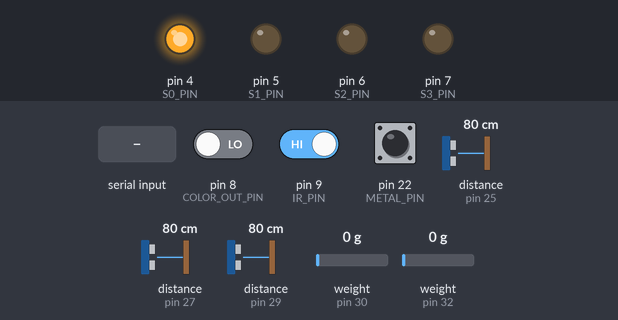
Recording of a program running on a simulated Arduino Mega 2560, built with avr-gcc and run on an emulated ATmega2560. Parts: output pins drawn as LEDs (lit = HIGH). The inputs (shaded band) are chosen by the test bench; at power-on: pin 8 (COLOR_OUT_PIN) LOW, pin 9 (IR_PIN) HIGH, pin 22 (METAL_PIN) HIGH, distance to the obstacle (sensors on pin 25, pin 27, pin 29) 80 cm, weight on the scale (sensors on pin 30, pin 32) 0 g. The echo pulse lasts 58.3 µs per cm; pins used as bus, display or sensor lines are not drawn; what the program prints to the serial monitor is not drawn.

Above: at 1.2 s.
1.3 s: "telemetry\n" received over Serial
At 1.49 s:
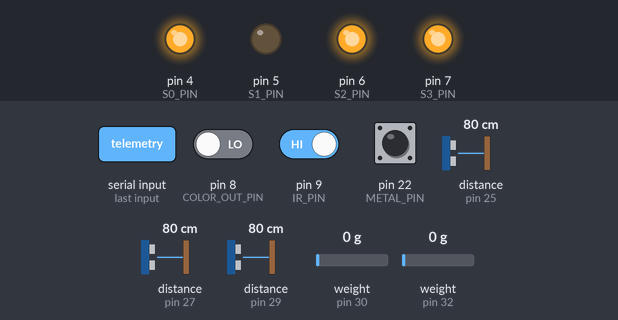
At 2.6 s:
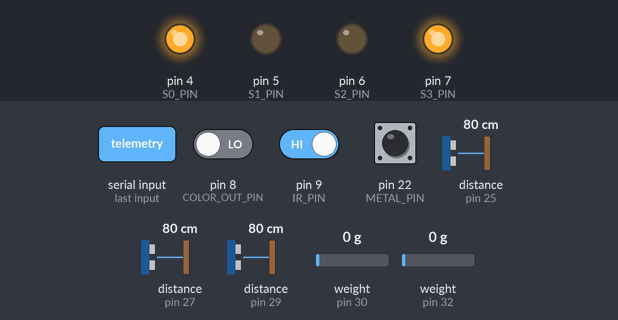
11.7 s: byte 67 ('C') received over Serial
Timing chart, 0 to 21.7 s (numbered marks = the images above; inputs shaded):
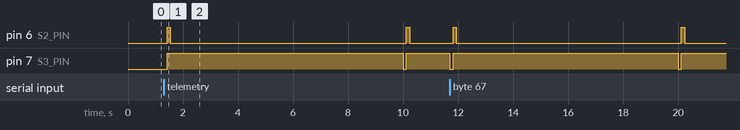

Measured:
- after the input at 1.3 s, pin 7 (S3_PIN): LOW → HIGH after 0.12 s instead of 8.8 s
- by itself, pin 6 (S2_PIN): alternates HIGH for 0.12 s and LOW for 8.2 s

The program:

main.cpp
```cpp
#include <Arduino.h>
#include <ArduinoJson.h>
#include <HX711.h>
#include "config.h"
#include <math.h>

HX711 organicScale, recyclableScale;
char piLine[640];size_t piLength=0;bool piDiscard=false;
char output[1900];StaticJsonDocument<2048> packet;
unsigned long objectNumber=0, lastSnapshot=0, waitStarted=0, lastPresence=0, lastHello=0, lastPiContact=0;
bool piSeen=false;
bool pending=false,present=false;char objectId[48];char piSession[17]={0};
struct Sample {int ir;unsigned long pulse[3];float distance,organicDistance,recyclableDistance,organicWeight,recyclableWeight;bool metal;};
Sample sample;
uint32_t crc32(const char *s){uint32_t c=0xffffffff;while(*s){c^=(uint8_t)*s++;for(int i=0;i<8;i++)c=(c>>1)^((c&1)?0xedb88320:0);}return c^0xffffffff;}
float distanceCm(int trig,int echo){if(trig<0||echo<0)return NAN;digitalWrite(trig,LOW);delayMicroseconds(2);digitalWrite(trig,HIGH);delayMicroseconds(10);digitalWrite(trig,LOW);unsigned long t=pulseIn(echo,HIGH,25000);return t?t*0.0343f/2:NAN;}
unsigned long colorPulse(bool s2,bool s3){digitalWrite(S2_PIN,s2);digitalWrite(S3_PIN,s3);delay(20);return pulseIn(COLOR_OUT_PIN,LOW,100000);}
float weight(HX711 &scale,int pin,float factor){if(pin<0||factor==0||!scale.is_ready())return NAN;float value=scale.get_units(1);return value>=0?value:NAN;}
void acquire(){sample.ir=digitalRead(IR_PIN);sample.pulse[0]=colorPulse(LOW,LOW);sample.pulse[1]=colorPulse(HIGH,HIGH);sample.pulse[2]=colorPulse(LOW,HIGH);sample.metal=METAL_PIN>=0&&(digitalRead(METAL_PIN)==(METAL_ACTIVE_LOW?LOW:HIGH));sample.distance=distanceCm(OBJECT_TRIG,OBJECT_ECHO);delay(30);sample.organicDistance=distanceCm(ORGANIC_TRIG,ORGANIC_ECHO);delay(30);sample.recyclableDistance=distanceCm(RECYCLABLE_TRIG,RECYCLABLE_ECHO);sample.organicWeight=weight(organicScale,ORGANIC_HX_DT,ORGANIC_SCALE);sample.recyclableWeight=weight(recyclableScale,RECYCLABLE_HX_DT,RECYCLABLE_SCALE);}
void nullable(JsonObject d,const char *key,float value){if(isnan(value))d[key]=nullptr;else d[key]=value;}
float occupancy(float d,float empty,float full){return !isnan(d)&&empty>full&&full>0?constrain(100.0f*(empty-d)/(empty-full),0.0f,100.0f):NAN;}
const char *sensorClass(){if(METAL_PIN>=0&&sample.metal)return "reciclavel";if(!SENSOR_RULES_VALIDATED)return "indefinido";for(int i=0;i<3;i++)if(!sample.pulse[i]||!ORGANIC_MIN_PULSE[i])return "indefinido";if(sample.ir==(IR_RECYCLABLE_IS_LOW?LOW:HIGH))return "reciclavel";return sample.pulse[0]>ORGANIC_MIN_PULSE[0]&&sample.pulse[1]>ORGANIC_MIN_PULSE[1]&&sample.pulse[2]>ORGANIC_MIN_PULSE[2]?"organico":"reciclavel";}
void createPacket(const char *type){packet.clear();packet["schema_version"]=1;packet["type"]=type;if(!strcmp(type,"telemetry"))packet["raspberry_serial_online"]=piSeen&&millis()-lastPiContact<45000;JsonObject d=packet.createNestedObject("data");d["device_role"]="esp32";d["infrared"]=sample.ir;d["infrared_mode"]="digital";if(METAL_PIN>=0)d["metal"]=sample.metal;else d["metal"]=nullptr;d["color_calibrated"]=COLOR_CALIBRATION_CONFIRMED;JsonArray pulses=d.createNestedArray("color_pulse_us");const char *channels[]={"color_r","color_g","color_b"};for(int i=0;i<3;i++){if(sample.pulse[i])pulses.add(sample.pulse[i]);else pulses.add(nullptr);if(COLOR_CALIBRATION_CONFIRMED&&sample.pulse[i]&&BLACK_US[i]>WHITE_US[i])d[channels[i]]=constrain(map(sample.pulse[i],WHITE_US[i],BLACK_US[i],255,0),0,255);else d[channels[i]]=nullptr;}nullable(d,"distance_cm",sample.distance);nullable(d,"organic_bin_distance_cm",sample.organicDistance);nullable(d,"recyclable_bin_distance_cm",sample.recyclableDistance);nullable(d,"organic_fill_pct",occupancy(sample.organicDistance,ORGANIC_EMPTY_CM,ORGANIC_FULL_CM));nullable(d,"recyclable_fill_pct",occupancy(sample.recyclableDistance,RECYCLABLE_EMPTY_CM,RECYCLABLE_FULL_CM));nullable(d,"organic_weight_g",sample.organicWeight);nullable(d,"recyclable_weight_g",sample.recyclableWeight);if(CONVEYOR_FEEDBACK_PIN>=0)d["conveyor_running"]=digitalRead(CONVEYOR_FEEDBACK_PIN)==HIGH;else d["conveyor_running"]=nullptr;d["servo_position_deg"]=nullptr;JsonArray faults=d.createNestedArray("faults");for(int i=0;i<3;i++)if(!sample.pulse[i]){faults.add("tcs230_timeout");break;}}
void transmit(){if(packet.overflowed()||measureJson(packet)>=sizeof(output)){Serial.println(F("ERROR packet too large; not sent"));return;}serializeJson(packet,output,sizeof(output));uint32_t crc=crc32(output);Serial1.print(output);Serial1.print('\t');char hex[9];snprintf(hex,sizeof(hex),"%08lx",(unsigned long)crc);Serial1.println(hex);}
void finishObject(JsonObjectConst ai=JsonObjectConst()){
 const char *s=sensorClass();const char *a=ai.isNull()?"indefinido":ai["material"]|"indefinido";const char *result="indefinido",*fusion="unavailable";
 if(strcmp(s,"indefinido")&&strcmp(a,"indefinido")){if(!strcmp(s,a)){result=s;fusion="agreement";}else fusion="divergence";}
 else if(strcmp(a,"indefinido")){result=a;fusion="ai";}else if(strcmp(s,"indefinido")){result=s;fusion="sensors";}
 createPacket("classification");JsonObject d=packet["data"];d["object_id"]=objectId;d["material"]=result;d["sensor_material"]=s;d["fusion"]=fusion;
 if(!ai.isNull()){d["ai"]=ai;d["confidence"]=(!strcmp(fusion,"ai")||!strcmp(fusion,"agreement"))?ai["confidence"]:JsonVariantConst();}else{d["confidence"]=nullptr;d["faults"].as<JsonArray>().add("ai_unavailable_or_timeout");}
 transmit();pending=false;Serial.print(F("CLASSIFICATION "));Serial.println(result);
}
void triggerObject(){if(pending)return;acquire();if(piSession[0])snprintf(objectId,sizeof(objectId),"%s-%lu",piSession,++objectNumber);else snprintf(objectId,sizeof(objectId),"no-ai-%lu-%lu",millis(),++objectNumber);pending=true;waitStarted=millis();if(!piSession[0]){finishObject();return;}StaticJsonDocument<160> request;request["type"]="infer";request["object_id"]=objectId;serializeJson(request,Serial2);Serial2.println();}
void readPi(){
 while(Serial2.available()){
  char c=Serial2.read();
  if(c=='\n'){
   if(!piDiscard&&piLength){
    piLine[piLength]=0;StaticJsonDocument<640> reply;
    if(!deserializeJson(reply,piLine)){
     const char *type=reply["type"]|"";
     if(!pending&&!strcmp(type,"session")){
      const char *nonce=reply["session_id"]|"";
      if(strlen(nonce)==16){strncpy(piSession,nonce,sizeof(piSession)-1);piSession[16]=0;piSeen=true;lastPiContact=millis();}
     }else if(!strcmp(type,"pong")){
      piSeen=true;lastPiContact=millis();
     }else if(pending&&!strcmp(type,"ai_result")&&!strcmp(reply["object_id"]|"",objectId)){
      piSeen=true;lastPiContact=millis();
      if(reply["ok"]==true)finishObject(reply["ai"].as<JsonObjectConst>());else finishObject();
     }
    }
   }
   piLength=0;piDiscard=false;
  }else if(c!='\r'){
   if(piLength<sizeof(piLine)-1&&!piDiscard)piLine[piLength++]=c;else{piDiscard=true;piLength=0;}
  }
 }
}
void setup(){Serial.begin(115200);Serial1.begin(LINK_BAUD);Serial2.begin(LINK_BAUD);pinMode(IR_PIN,INPUT);int colorPins[]={S0_PIN,S1_PIN,S2_PIN,S3_PIN};for(int p:colorPins)pinMode(p,OUTPUT);pinMode(COLOR_OUT_PIN,INPUT);digitalWrite(S0_PIN,HIGH);digitalWrite(S1_PIN,LOW);if(METAL_PIN>=0)pinMode(METAL_PIN,INPUT_PULLUP);if(CONVEYOR_FEEDBACK_PIN>=0)pinMode(CONVEYOR_FEEDBACK_PIN,INPUT);int trig[]={OBJECT_TRIG,ORGANIC_TRIG,RECYCLABLE_TRIG},echo[]={OBJECT_ECHO,ORGANIC_ECHO,RECYCLABLE_ECHO};for(int i=0;i<3;i++)if(trig[i]>=0&&echo[i]>=0){pinMode(trig[i],OUTPUT);pinMode(echo[i],INPUT);}if(ORGANIC_HX_DT>=0&&ORGANIC_HX_SCK>=0){organicScale.begin(ORGANIC_HX_DT,ORGANIC_HX_SCK);organicScale.set_scale(ORGANIC_SCALE);organicScale.set_offset(ORGANIC_ZERO_OFFSET);}if(RECYCLABLE_HX_DT>=0&&RECYCLABLE_HX_SCK>=0){recyclableScale.begin(RECYCLABLE_HX_DT,RECYCLABLE_HX_SCK);recyclableScale.set_scale(RECYCLABLE_SCALE);recyclableScale.set_offset(RECYCLABLE_ZERO_OFFSET);}Serial.println(F("Monitoring only. C triggers one real object; no motor/servo outputs."));}
void loop(){
 readPi();
 if(!pending&&millis()-lastHello>=(piSession[0]?15000UL:3000UL)){
  lastHello=millis();
  if(piSession[0])Serial2.println(F("{\"type\":\"ping\"}"));
  else Serial2.println(F("{\"type\":\"hello\"}"));
 }
 if(pending&&millis()-waitStarted>=AI_TIMEOUT_MS)finishObject();
 while(Serial.available()){
  char c=Serial.read();
  if(c=='C'||c=='c')triggerObject();
  else if(!pending&&(c=='R'||c=='r')){
   acquire();createPacket("telemetry");serializeJson(packet,Serial);Serial.println();
   if(ORGANIC_HX_DT>=0&&organicScale.is_ready()){Serial.print(F("ORGANIC_HX_RAW "));Serial.println(organicScale.read());}
   if(RECYCLABLE_HX_DT>=0&&recyclableScale.is_ready()){Serial.print(F("RECYCLABLE_HX_RAW "));Serial.println(recyclableScale.read());}
  }
 }
 if(!pending&&AUTOMATIC_OBJECT_TRIGGER&&millis()-lastPresence>=100){
  lastPresence=millis();float d=distanceCm(OBJECT_TRIG,OBJECT_ECHO);
  if(!isnan(d)){if(!present&&d<OBJECT_PRESENT_CM){present=true;triggerObject();}else if(d>OBJECT_CLEAR_CM)present=false;}
 }
 if(!pending&&millis()-lastSnapshot>=SNAPSHOT_INTERVAL_MS){lastSnapshot=millis();acquire();createPacket("telemetry");transmit();}
}
```

config.h
```cpp
#pragma once
// Preserved from RafaelS0/smart-recyclingPIV.
constexpr int IR_PIN=9, S0_PIN=4, S1_PIN=5, S2_PIN=6, S3_PIN=7, COLOR_OUT_PIN=8;
// Proposed monitoring pinout accepted by the user on 2026-11-17. Wire exactly as documented.
constexpr int METAL_PIN=22, OBJECT_TRIG=24, OBJECT_ECHO=25;
constexpr int ORGANIC_TRIG=26, ORGANIC_ECHO=27, RECYCLABLE_TRIG=28, RECYCLABLE_ECHO=29;
constexpr int ORGANIC_HX_DT=30, ORGANIC_HX_SCK=31, RECYCLABLE_HX_DT=32, RECYCLABLE_HX_SCK=33;
// No physical motion feedback was specified: do not report a guessed state.
constexpr int CONVEYOR_FEEDBACK_PIN=-1;
// Reserved for a separately validated local controller; not driven by this firmware.
constexpr int RESERVED_SERVO_PIN=44, RESERVED_STEP_PIN=35, RESERVED_DIR_PIN=36, RESERVED_ENABLE_PIN=37;
constexpr bool METAL_ACTIVE_LOW=true;
// Existing white/black pulse references from teste_cor.ino. Confirm on your bench.
constexpr bool COLOR_CALIBRATION_CONFIRMED=false;
constexpr long WHITE_US[3]={50,56,44}, BLACK_US[3]={273,283,222};
// Classification thresholds were zero upstream. Do NOT enable without validation.
constexpr bool SENSOR_RULES_VALIDATED=false;
constexpr unsigned long ORGANIC_MIN_PULSE[3]={0,0,0};
constexpr bool IR_RECYCLABLE_IS_LOW=true;
// HX711: calibration factor (raw units per gram) + measured zero offset. Zero disables.
constexpr float ORGANIC_SCALE=0, RECYCLABLE_SCALE=0;
constexpr long ORGANIC_ZERO_OFFSET=0, RECYCLABLE_ZERO_OFFSET=0;
// Empty/full distances measured from each bin sensor. Zero disables occupancy.
constexpr float ORGANIC_EMPTY_CM=0, ORGANIC_FULL_CM=0, RECYCLABLE_EMPTY_CM=0, RECYCLABLE_FULL_CM=0;
// Default: trigger with C in USB monitor. Optional ultrasonic presence trigger needs calibration.
constexpr bool AUTOMATIC_OBJECT_TRIGGER=false;
constexpr float OBJECT_PRESENT_CM=8, OBJECT_CLEAR_CM=12;
constexpr unsigned long SNAPSHOT_INTERVAL_MS=10000, AI_TIMEOUT_MS=2500;
// Mega Serial1 TX18/RX19 -> ESP32 via level conversion. Serial2 TX16/RX17 -> Pi USB TTL.
constexpr unsigned long LINK_BAUD=115200;
```
